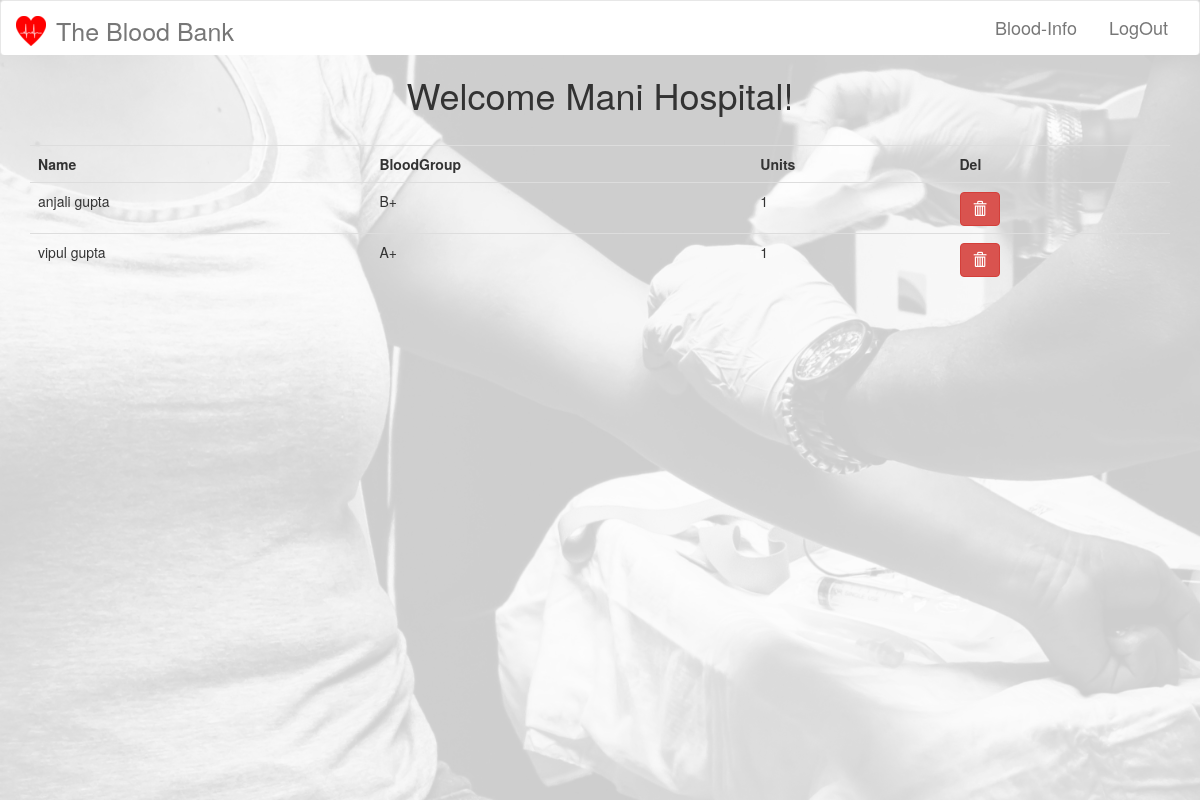
The app's page /requestedBlood.php (signed in), older data.
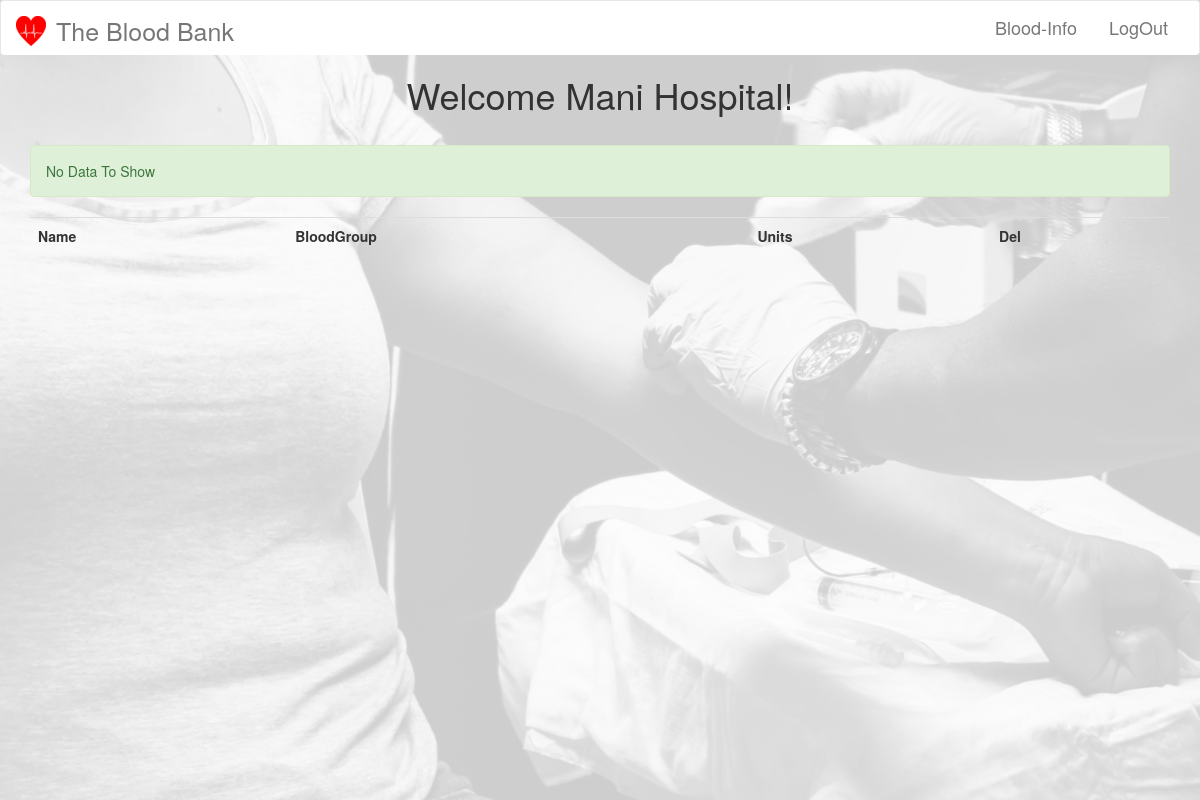
The same page, newer data.
### tables this page shows
CREATE TABLE `hospitals` (
  `id` int(11) NOT NULL,
  `name` text NOT NULL,
  `address` text NOT NULL,
  `email` varchar(50) NOT NULL,
  `password` varchar(61) NOT NULL
);

CREATE TABLE `requestedBloods` (
  `receiverId` int(11) NOT NULL,
  `receiverName` varchar(20) NOT NULL,
  `hospitalId` int(11) NOT NULL,
  `hospitalName` varchar(50) NOT NULL,
  `bloodGroup` varchar(5) NOT NULL,
  `units` int(11) DEFAULT NULL
);

### includes/CRUD.php (called while the page is built, shortened)
<?php
    class database{
        protected function connect(){
            $this->host = "localhost";
            $this->dbUserName = "root";
            $this->dbPassword = "";
            $this->dbName = "bloodBank";
            try{
                $conn = new PDO("mysql:host=$this->host;dbname=$this->dbName", $this->dbUserName,
                $this->dbPassword);
            }catch(PDOException $e){
                die($e->getMessage());
            }
            return $conn;
        }
    }
    class query extends database{
        protected $conn;
        function __construct(){
            $this->conn = $this->connect();
        }
        public function prep_and_run($query){
            $query = $this->conn->prepare($query);
            try{
                $query->execute();
                $result = $query->fetchAll();
            }
            catch(PDOException $e){
                die($e->getMessage());
            }
            return $result;
        }
        public function getData($table, $field = "*", $conditions = array(), $order_by_field = "", $order_by_type = "DESC", $limit = ""){
            $query = "SELECT $field FROM $table";
            if($conditions != []){
                $query .= " WHERE ";
                $count = count($conditions);
                $i = 0;
                foreach($conditions as $k=>$v){
                    if($count-1 != $i){
                        $query .= "$k='$v' and ";
                    }
                    else{
                        $query .= "$k='$v' ";
                    }
                    $i++;
                }
            }
            $result = $this->prep_and_run($query);
            return $result;
        }
    }
?>

### requestedBlood.php (the view, shortened to what this page needs)
<?php
    include_once("includes/header.php");
    $id = $_SESSION["id"];
    $query = new query();
    $result = $query->getData("requestedBloods","*", array("hospitalId"=>$id));
    $hospital = $query->getData("hospitals","name", array("id"=>$id));
    $name = $hospital[0]["name"];
?>
    <h1 class="text-center">Welcome<?php echo " ".$name . "!" ?></h1><br>
    <div class="container ">
        <table class="table table-hover">
            <tr><th>Name</th><th>BloodGroup</th><th>Units</th><th>Del</th></tr>
            <?php
                if($result){
                    foreach($result as $row){
                        echo "<tr><td>" . $row["receiverName"] . "</td><td>" . $row["bloodGroup"] . "</td><td>". $row["units"] . "</td><td><a class = 'btn btn-danger glyphicon glyphicon-trash' href = 'requestedBlood.php?delete=" . $row["receiverId"] ."'></a></td></tr>";
                    }
                }
                else{
                    echo "<div class = 'alert alert-success'>No Data To Show</div>";
                }
            ?>
        </table><br>
    </div>
<?php
    include_once("includes/footer.php");
?>

### includes/header.php (shortened to what this page needs)
<?php
  include("CRUD.php");
?>
<!DOCTYPE html>
<html lang="en">
<head>
    <link rel="stylesheet" href="https://maxcdn.bootstrapcdn.com/bootstrap/3.3.7/css/bootstrap.min.css">
    <link rel="stylesheet" href="styleSheets/styleSheet.css">
</head>
<body class="img-responsive">
  <img src="images/background.jpg" alt="background" class="bround hidden-xs" style="z-index: -1000; position:absolute; opacity:0.2;">
<nav class="navbar navbar-default" id="navbar">
  <div class="container-fluid">
    <div class="navbar-header">
      <div class="navbar-header" id="navbar-header">
            <a class="navbar-brand" href="images/logo.png"><img src="images/logo.png" alt="Logo" id = "logo"></a>
            <a class="navbar-brand" href="index.php" id="brand-name">The Blood Bank</a>
        </div>
    </div>
    <div class="collapse navbar-collapse" id="bs-example-navbar-collapse-1">
      <ul class="nav navbar-nav navbar-right">
        <li><a href="bloodInfo.php" class="btn btn-lg">Blood-Info</a></li>
        <?php
          if(session_status() === PHP_SESSION_ACTIVE){
            if(isset($_SESSION["id"]) and isset($_SESSION["userType"])){
              echo "<li><a href='logout.php' class='btn btn-lg'>LogOut</a></li>";
            }
          }
        ?>
      </ul>
    </div>
  </div>
</nav>

### includes/footer.php (shortened to what this page needs)
</body>
</html>

### styleSheets/styleSheet.css (style rules this page uses)
body { position: relative; }
#navbar { background-color: white; border-bottom: none; }
#logo { display: inline; }
#brand-name { font-size: 25px; margin-top: 4px; margin-left: -20px; }
.bround { width: 100vw; height: 100vh; }

Row changes from the older to the newer data that the page shows:
removed requestedbloods: receiverName "anjali gupta", bloodGroup "B+", units "1"
removed requestedbloods: receiverName "vipul gupta", bloodGroup "A+", units "1"
Text that changed along with them:
text now shown: "No Data To Show"
